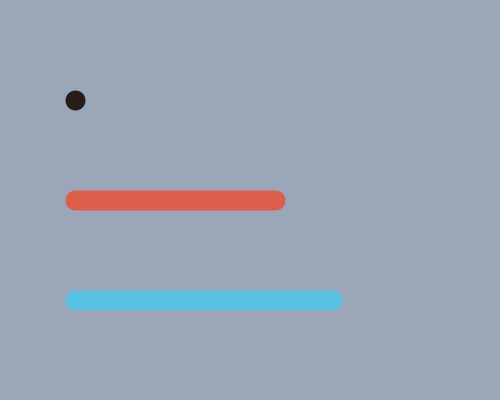
Frame 1 (no input)
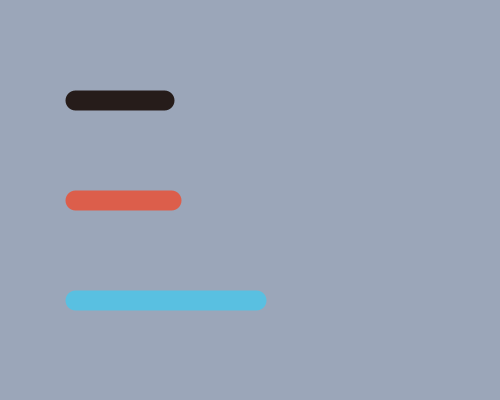
Frame 60 (the mouse pressed at the canvas centre just before this capture)
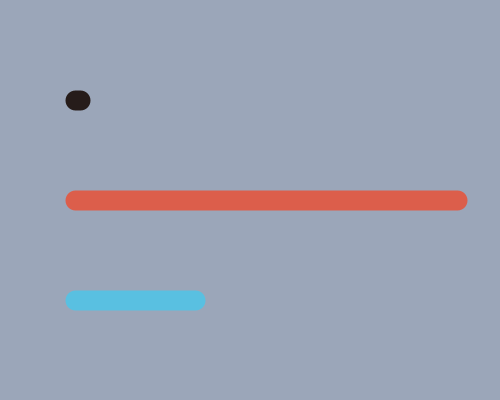
Frame 120 (the mouse held since frame 60 and released just before this capture)

The Processing sketch that drew these frames (run headless with seeded random() and noise(); from frame 60 on, the mouse is pressed at the canvas centre):

// Processing sketch: Moving_bargraph
// ── Moving_bargraph.pde
// shows 3 bargraphs moving, each to a different "function".
// one is to the fibonacci numbers, another is a sin function,
// and the last is a noise function.


//color = 0peachOrange, 1salesBlue, 2lightGray, 3lightBlack
color[] salesForce = {#DC5E4B, #59C0E1, #9BA6B9, #261C1A};

void setup() {
  size(500, 400);
  smooth();
  background(salesForce[2]);
  frameRate(40);
}

//initializing time
float height1 = 300;
float height2 = 200;
float height3 = 100;
float onlyX = 75;
float fx1, fx2, fx3;
float x = 0.0;                        //all fx's will be based on the constantly increasing value x

//think—what equation do I want to represent each fx?
//fx1 can be sinx + (width / 3)
//fx2 can be a a noise function
//fx3 can increase than decrease by the fibonacci numbers, or a factor of them at least

int[] fibonacci = {0,1,1,2,3,5,8,13,21,34,55,89,144,233,377,233,144,89,55,34,21,13,8,5,3,2,1,1,0};
int i = 0;
int g = 0;
void draw() {
  
  background(salesForce[2]);
  fx1 = 200*sin(x) + 275;
  fx2 = noise((0.4*x)) * (width - onlyX) + onlyX;
  if (g >= 27) g = 0;
  fx3 = fibonacci[g] + onlyX;
  i = i + 1; 
  if (i % 5 == 0) g = g + 1;
  x = x + 0.0625;
  strokeWeight(20);
  
  //line1
  stroke(salesForce[0]);
  line(onlyX, height2, fx1, height2);           //decided to switch placement of line1 and line2, so each uses the other's heights
  
  //line2
  stroke(salesForce[1]);
  line(onlyX, height1, fx2, height1);
  
  //line3
  stroke(salesForce[3]);
  line(onlyX, height3, fx3, height3);
}
